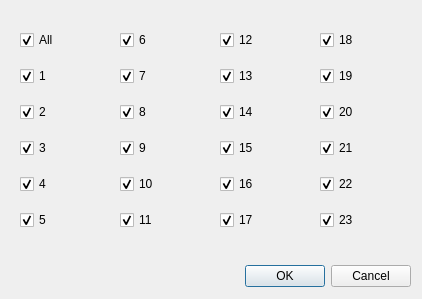
<?xml version="1.0" encoding="UTF-8"?>
<ui version="4.0">
 <class>ChromosomeFilter</class>
 <widget class="QDialog" name="ChromosomeFilter">
  <property name="geometry">
   <rect>
    <x>0</x>
    <y>0</y>
    <width>422</width>
    <height>299</height>
   </rect>
  </property>
  <property name="windowTitle">
   <string>ChromosomeFilter</string>
  </property>
  <widget class="QDialogButtonBox" name="buttonBox">
   <property name="geometry">
    <rect>
     <x>70</x>
     <y>260</y>
     <width>341</width>
     <height>32</height>
    </rect>
   </property>
   <property name="orientation">
    <enum>Qt::Horizontal</enum>
   </property>
   <property name="standardButtons">
    <set>QDialogButtonBox::Cancel|QDialogButtonBox::Ok</set>
   </property>
  </widget>
  <widget class="QWidget" name="gridLayoutWidget">
   <property name="geometry">
    <rect>
     <x>20</x>
     <y>20</y>
     <width>81</width>
     <height>221</height>
    </rect>
   </property>
   <layout class="QGridLayout" name="gridLayout">
    <item row="3" column="0">
     <widget class="QCheckBox" name="ch_3">
      <property name="text">
       <string>3</string>
      </property>
      <property name="checked">
       <bool>true</bool>
      </property>
     </widget>
    </item>
    <item row="5" column="0">
     <widget class="QCheckBox" name="ch_5">
      <property name="text">
       <string>5</string>
      </property>
      <property name="checked">
       <bool>true</bool>
      </property>
     </widget>
    </item>
    <item row="4" column="0">
     <widget class="QCheckBox" name="ch_4">
      <property name="text">
       <string>4</string>
      </property>
      <property name="checked">
       <bool>true</bool>
      </property>
     </widget>
    </item>
    <item row="1" column="0">
     <widget class="QCheckBox" name="ch_1">
      <property name="text">
       <string>1</string>
      </property>
      <property name="checked">
       <bool>true</bool>
      </property>
     </widget>
    </item>
    <item row="2" column="0">
     <widget class="QCheckBox" name="ch_2">
      <property name="text">
       <string>2</string>
      </property>
      <property name="checked">
       <bool>true</bool>
      </property>
     </widget>
    </item>
    <item row="0" column="0">
     <widget class="QCheckBox" name="ch_all">
      <property name="text">
       <string>All</string>
      </property>
      <property name="checked">
       <bool>true</bool>
      </property>
     </widget>
    </item>
   </layout>
  </widget>
  <widget class="QWidget" name="gridLayoutWidget_2">
   <property name="geometry">
    <rect>
     <x>120</x>
     <y>20</y>
     <width>81</width>
     <height>221</height>
    </rect>
   </property>
   <layout class="QGridLayout" name="gridLayout_2">
    <item row="3" column="0">
     <widget class="QCheckBox" name="ch_9">
      <property name="text">
       <string>9</string>
      </property>
      <property name="checked">
       <bool>true</bool>
      </property>
     </widget>
    </item>
    <item row="5" column="0">
     <widget class="QCheckBox" name="ch_11">
      <property name="text">
       <string>11</string>
      </property>
      <property name="checked">
       <bool>true</bool>
      </property>
     </widget>
    </item>
    <item row="4" column="0">
     <widget class="QCheckBox" name="ch_10">
      <property name="text">
       <string>10</string>
      </property>
      <property name="checked">
       <bool>true</bool>
      </property>
     </widget>
    </item>
    <item row="1" column="0">
     <widget class="QCheckBox" name="ch_7">
      <property name="text">
       <string>7</string>
      </property>
      <property name="checked">
       <bool>true</bool>
      </property>
     </widget>
    </item>
    <item row="2" column="0">
     <widget class="QCheckBox" name="ch_8">
      <property name="text">
       <string>8</string>
      </property>
      <property name="checked">
       <bool>true</bool>
      </property>
     </widget>
    </item>
    <item row="0" column="0">
     <widget class="QCheckBox" name="ch_6">
      <property name="text">
       <string>6</string>
      </property>
      <property name="checked">
       <bool>true</bool>
      </property>
     </widget>
    </item>
   </layout>
  </widget>
  <widget class="QWidget" name="gridLayoutWidget_3">
   <property name="geometry">
    <rect>
     <x>220</x>
     <y>20</y>
     <width>81</width>
     <height>221</height>
    </rect>
   </property>
   <layout class="QGridLayout" name="gridLayout_3">
    <item row="3" column="0">
     <widget class="QCheckBox" name="ch_15">
      <property name="text">
       <string>15</string>
      </property>
      <property name="checked">
       <bool>true</bool>
      </property>
     </widget>
    </item>
    <item row="5" column="0">
     <widget class="QCheckBox" name="ch_17">
      <property name="text">
       <string>17</string>
      </property>
      <property name="checked">
       <bool>true</bool>
      </property>
     </widget>
    </item>
    <item row="4" column="0">
     <widget class="QCheckBox" name="ch_16">
      <property name="text">
       <string>16</string>
      </property>
      <property name="checked">
       <bool>true</bool>
      </property>
     </widget>
    </item>
    <item row="1" column="0">
     <widget class="QCheckBox" name="ch_13">
      <property name="text">
       <string>13</string>
      </property>
      <property name="checked">
       <bool>true</bool>
      </property>
     </widget>
    </item>
    <item row="2" column="0">
     <widget class="QCheckBox" name="ch_14">
      <property name="text">
       <string>14</string>
      </property>
      <property name="checked">
       <bool>true</bool>
      </property>
     </widget>
    </item>
    <item row="0" column="0">
     <widget class="QCheckBox" name="ch_12">
      <property name="text">
       <string>12</string>
      </property>
      <property name="checked">
       <bool>true</bool>
      </property>
     </widget>
    </item>
   </layout>
  </widget>
  <widget class="QWidget" name="gridLayoutWidget_4">
   <property name="geometry">
    <rect>
     <x>320</x>
     <y>20</y>
     <width>81</width>
     <height>221</height>
    </rect>
   </property>
   <layout class="QGridLayout" name="gridLayout_4">
    <item row="3" column="0">
     <widget class="QCheckBox" name="ch_21">
      <property name="text">
       <string>21</string>
      </property>
      <property name="checked">
       <bool>true</bool>
      </property>
     </widget>
    </item>
    <item row="5" column="0">
     <widget class="QCheckBox" name="ch_23">
      <property name="text">
       <string>23</string>
      </property>
      <property name="checked">
       <bool>true</bool>
      </property>
     </widget>
    </item>
    <item row="4" column="0">
     <widget class="QCheckBox" name="ch_22">
      <property name="text">
       <string>22</string>
      </property>
      <property name="checked">
       <bool>true</bool>
      </property>
     </widget>
    </item>
    <item row="1" column="0">
     <widget class="QCheckBox" name="ch_19">
      <property name="text">
       <string>19</string>
      </property>
      <property name="checked">
       <bool>true</bool>
      </property>
     </widget>
    </item>
    <item row="2" column="0">
     <widget class="QCheckBox" name="ch_20">
      <property name="text">
       <string>20</string>
      </property>
      <property name="checked">
       <bool>true</bool>
      </property>
     </widget>
    </item>
    <item row="0" column="0">
     <widget class="QCheckBox" name="ch_18">
      <property name="text">
       <string>18</string>
      </property>
      <property name="checked">
       <bool>true</bool>
      </property>
     </widget>
    </item>
   </layout>
  </widget>
 </widget>
 <resources/>
 <connections>
  <connection>
   <sender>buttonBox</sender>
   <signal>accepted()</signal>
   <receiver>ChromosomeFilter</receiver>
   <slot>accept()</slot>
   <hints>
    <hint type="sourcelabel">
     <x>248</x>
     <y>254</y>
    </hint>
    <hint type="destinationlabel">
     <x>157</x>
     <y>274</y>
    </hint>
   </hints>
  </connection>
  <connection>
   <sender>buttonBox</sender>
   <signal>rejected()</signal>
   <receiver>ChromosomeFilter</receiver>
   <slot>reject()</slot>
   <hints>
    <hint type="sourcelabel">
     <x>316</x>
     <y>260</y>
    </hint>
    <hint type="destinationlabel">
     <x>286</x>
     <y>274</y>
    </hint>
   </hints>
  </connection>
 </connections>
</ui>
